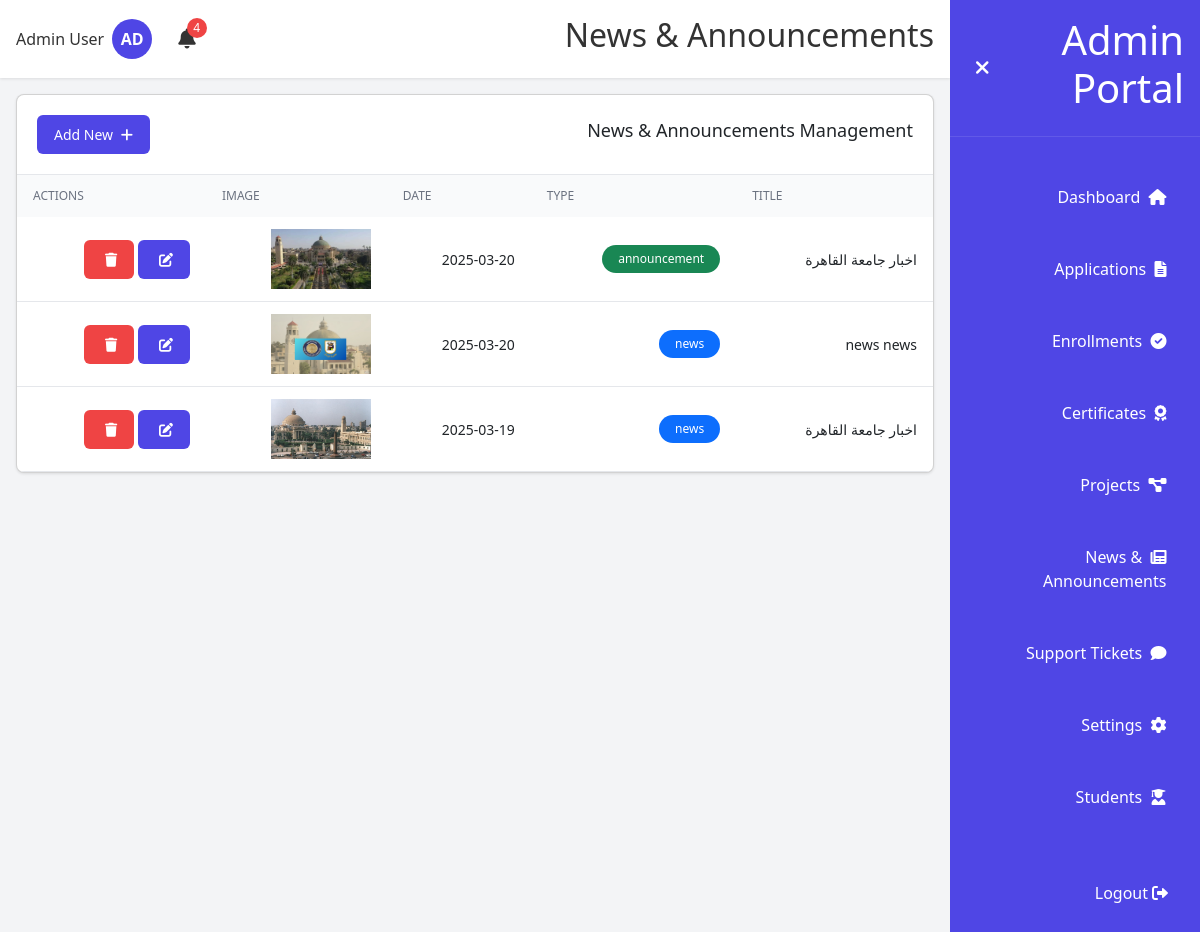
The page /admin/news (signed in) on the database its author committed.
### models.py (models this page shows, shortened)
class User(db.Model, UserMixin):
    __tablename__ = 'user'
    __table_args__ = {'extend_existing': True}
    id = db.Column(db.Integer, primary_key=True)
    email = db.Column(db.String(120), unique=True, nullable=False)
    password_hash = db.Column(db.String(128), nullable=False)
    full_name = db.Column(db.String(100), nullable=False)
    phone = db.Column(db.String(20), nullable=True)
    nationality = db.Column(db.String(50), nullable=True)
    education = db.Column(db.String(50), nullable=True)
    role = db.Column(db.String(20), default='student')
    created_at = db.Column(db.DateTime, default=datetime.utcnow)
    applications = db.relationship('Application', backref='user', lazy=True)
    documents = db.relationship('Document', backref='user', lazy=True)
    certificates = db.relationship('Certificate', backref='user', lazy=True)
    tickets = db.relationship('Ticket', backref='user', lazy=True)
    notifications = db.relationship('Notification', backref='user', lazy=True)
    def is_admin(self):
        return self.role == 'admin'

class News(db.Model):
    id = db.Column(db.Integer, primary_key=True)
    title = db.Column(db.String(200), nullable=False)
    description = db.Column(db.Text, nullable=False)
    type = db.Column(db.String(20), nullable=False)  # 'news' or 'announcement'
    date = db.Column(db.DateTime, nullable=False, default=datetime.utcnow)
    image_path = db.Column(db.String(200))
    is_active = db.Column(db.Boolean, default=True)
    is_featured = db.Column(db.Boolean, default=False)
    created_at = db.Column(db.DateTime, nullable=False, default=datetime.utcnow)
    updated_at = db.Column(db.DateTime, onupdate=datetime.utcnow)

### run.py (the view)
@app.route('/admin/news')
@login_required
def admin_news():
    if not current_user.is_admin():
        return redirect(url_for('student_dashboard'))
    news_items = News.query.order_by(News.date.desc()).all()
    return render_template('admin/news.html', news_items=news_items)

### run.py (called while the page is built)
@login_manager.user_loader
def load_user(user_id):
    return User.query.get(int(user_id))

@app.template_filter('time_ago')
def time_ago_filter(time):
    now = datetime.utcnow()
    diff = now - time
    seconds = diff.total_seconds()
    if seconds < 60:
        return "just now"
    elif seconds < 3600:
        minutes = int(seconds / 60)
        return f"{minutes} minute{'s' if minutes > 1 else ''} ago"
    elif seconds < 86400:
        hours = int(seconds / 3600)
        return f"{hours} hour{'s' if hours > 1 else ''} ago"
    elif seconds < 604800:
        days = int(seconds / 86400)
        return f"{days} day{'s' if days > 1 else ''} ago"
    elif seconds < 2592000:
        weeks = int(seconds / 604800)
        return f"{weeks} week{'s' if weeks > 1 else ''} ago"
    else:
        return time.strftime("%Y-%m-%d")

@app.template_filter('slice')
def slice_filter(iterable, start, end=None):
    if end is None:
        return iterable[start:]
    return iterable[start:end]

@app.context_processor
def inject_now():
    return {'now': datetime.utcnow()}

@app.context_processor
def utility_processor():
    return {
        'now': datetime.now()
    }

### templates/admin/news.html (shortened to what this page needs)
{% extends "admin_layout.html" %}
{% block page_title %}News & Announcements{% endblock %}
{% block main_content %}
<div class="card">
    <div class="card-header-with-actions">
        <h3>News & Announcements Management</h3>
        <div class="header-actions">
            <a href="{{ url_for('admin_news_add') }}" class="btn btn-primary">
                <i class="fas fa-plus"></i> Add New
            </a>
        </div>
    </div>
    <div class="table-container">
        <table class="full-width-table">
            <thead>
                <tr>
                    <th>Title</th>
                    <th>Type</th>
                    <th>Date</th>
                    <th>Image</th>
                    <th>Actions</th>
                </tr>
            </thead>
            <tbody>
                {% for item in news_items %}
                <tr>
                    <td>{{ item.title }}</td>
                    <td>
                        <span class="badge {% if item.type == 'news' %}bg-primary{% else %}bg-success{% endif %}">
                            {{ item.type }}
                        </span>
                    </td>
                    <td>{{ item.date.strftime('%Y-%m-%d') }}</td>
                    <td>
                        {% if item.image_path %}
                        <div class="news-image-container" style="width: 100px; height: 60px; overflow: hidden;">
                            <img src="{{ url_for('static', filename=item.image_path) }}"
                                 alt="News image"
                                 style="width: 100%; height: 100%; object-fit: cover;">
                        </div>
                        {% else %}
                        No image
                        {% endif %}
                    </td>
                    <td>
                        <div class="action-buttons">
                            <a href="{{ url_for('admin_news_edit', id=item.id) }}" class="btn btn-sm btn-primary">
                                <i class="fas fa-edit"></i>
                            </a>
                            <button class="btn btn-sm btn-danger delete-news" data-id="{{ item.id }}">
                                <i class="fas fa-trash"></i>
                            </button>
                        </div>
                    </td>
                </tr>
                {% endfor %}
            </tbody>
        </table>
    </div>
</div>
{% endblock %}

### templates/admin_layout.html (shortened to what this page needs)
{% extends "base.html" %}
{% block content %}
<div class="dashboard-container">
    <div id="sidebar" class="sidebar">
        <div class="sidebar-header">
            <h1 id="sidebar-title">Admin Portal</h1>
            <button id="toggle-sidebar" class="btn-icon">
                <i class="fas fa-times"></i>
            </button>
        </div>
        <nav class="sidebar-nav">
            <ul class="nav-list">
                <li class="nav-item">
                    <a href="{{ url_for('admin_dashboard') }}" class="nav-link {% if request.endpoint == 'admin_dashboard' %}active{% endif %}">
                        <i class="fas fa-home"></i>
                        <span class="nav-text">Dashboard</span>
                    </a>
                </li>
                <li class="nav-item">
                    <a href="{{ url_for('admin_applications') }}" class="nav-link {% if request.endpoint == 'admin_applications' %}active{% endif %}" id="admin-applications-link">
                        <i class="fas fa-file-alt"></i>
                        <span class="nav-text">Applications</span>
                    </a>
                </li>
                <li class="nav-item">
                    <a href="{{ url_for('admin_enrollments') }}" class="nav-link {% if request.endpoint == 'admin_enrollments' %}active{% endif %}">
                        <i class="fas fa-check-circle"></i>
                        <span class="nav-text">Enrollments</span>
                    </a>
                </li>
                <li class="nav-item">
                    <a href="{{ url_for('admin_certificates') }}" class="nav-link {% if request.endpoint == 'admin_certificates' %}active{% endif %}">
                        <i class="fas fa-award"></i>
                        <span class="nav-text">Certificates</span>
                    </a>
                </li>
                <li class="nav-item">
                    <a href="{{ url_for('admin_projects') }}" class="nav-link {% if request.endpoint == 'admin_projects' %}active{% endif %}">
                        <i class="fas fa-project-diagram"></i>
                        <span class="nav-text">Projects</span>
                    </a>
                </li>
                <li class="nav-item">
                    <a href="{{ url_for('admin_news') }}" class="nav-link {% if request.endpoint == 'admin_news' %}active{% endif %}">
                        <i class="fas fa-newspaper"></i>
                        <span class="nav-text">News & Announcements</span>
                    </a>
                </li>
                <li class="nav-item">
                    <a href="{{ url_for('admin_tickets') }}" class="nav-link {% if request.endpoint == 'admin_tickets' %}active{% endif %}">
                        <i class="fas fa-comment"></i>
                        <span class="nav-text">Support Tickets</span>
                    </a>
                </li>
                <li class="nav-item">
                    <a href="{{ url_for('admin_settings') }}" class="nav-link {% if request.endpoint == 'admin_settings' %}active{% endif %}">
                        <i class="fas fa-cog"></i>
                        <span class="nav-text">Settings</span>
                    </a>
                </li>
                <li class="nav-item">
                    <a href="{{ url_for('admin_students') }}" class="nav-link {% if request.endpoint == 'admin_students' %}active{% endif %}">
                        <i class="fas fa-user-graduate"></i>
                        <span>Students</span>
                    </a>
                </li>
            </ul>
        </nav>
        <div class="logout-container">
            <a href="{{ url_for('logout') }}" class="nav-item">
                <i class="fas fa-sign-out-alt"></i>
                <span class="nav-text">Logout</span>
            </a>
        </div>
    </div>
    <div class="main-content">
        <header class="header">
            <div class="header-content">
                <h2 id="page-title">{% block page_title %}Dashboard{% endblock %}</h2>
                <div class="header-actions">
                    <div class="notification-container">
                        <button id="notification-btn" class="btn-icon">
                            <i class="fas fa-bell"></i>
                            {% set unread_notifications = current_user.notifications|selectattr('read', 'equalto', false)|list %}
                            {% if unread_notifications %}
                                <span id="notification-badge" class="notification-badge">{{ unread_notifications|length }}</span>
                            {% endif %}
                        </button>
                    </div>
                    <div class="user-container">
                        <div class="avatar">AD</div>
                        <span id="user-name" class="user-name">{{ current_user.full_name }}</span>
                    </div>
                </div>
            </div>
        </header>
        <main class="content">
            {% block main_content %}{% endblock %}
        </main>
    </div>
</div>
{% endblock %}

### rows shown on the page
User: full_name "Admin User"
News: title "اخبار جامعة القاهرة", type "announcement", date "2025-03-20", image_path (picture)
News: title "news news", type "news", date "2025-03-20", image_path (picture)
News: title "اخبار جامعة القاهرة", type "news", date "2025-03-19", image_path (picture)

### other values the page prints
{{ unread_notifications|length }} "4"
